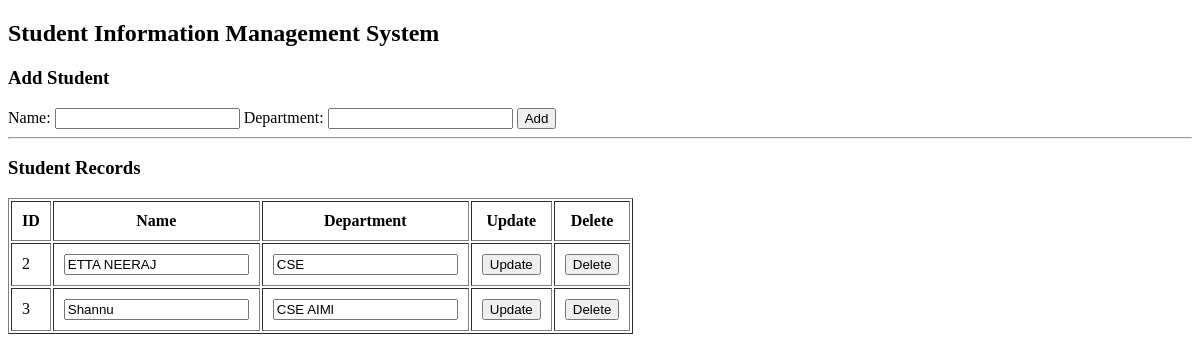
Before: / with the older database file.
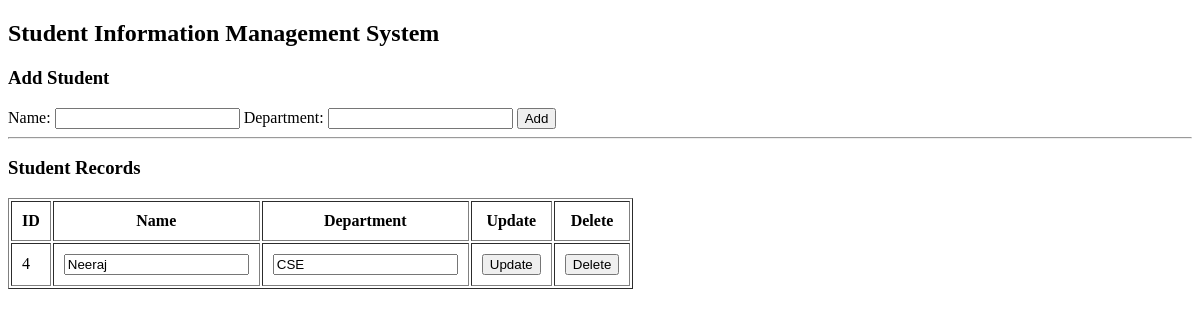
After: the same page with the newer database file.
### tables this page shows
CREATE TABLE students (
            id INTEGER PRIMARY KEY AUTOINCREMENT,
            name TEXT NOT NULL,
            department TEXT NOT NULL
        , email TEXT, password TEXT);

### app.py (the view)
@app.route("/")
def home():
    with connect_db() as con:
        students = con.execute(
            "SELECT * FROM students"
        ).fetchall()
    return render_template("index.html", students=students)

### app.py (called while the page is built)
def connect_db():
    return sqlite3.connect("students.db")

### templates/index.html (shortened to what this page needs)
<!DOCTYPE html>
<html>
<head>   <title>Student Management System</title></head>
<body>
    <h2>Student Information Management System</h2>
    <h3>Add Student</h3>
    <form action="/add" method="POST">
        Name:
        <input type="text" name="name" required>
        Department:
        <input type="text" name="department" required>
        <button type="submit">Add</button>
    </form>
    <hr>
    <h3>Student Records</h3>
    <table border="1" cellpadding="10">
        <tr>
            <th>ID</th>
            <th>Name</th>
            <th>Department</th>
            <th>Update</th>
            <th>Delete</th>
        </tr>
        {% for student in students %}
        <tr>
            <td>{{ student[0] }}</td>
            <td>
                <input form="update-{{ student[0] }}"
                       type="text" name="name"
                       value="{{ student[1] }}" required>
            </td>
            <td>
                <input form="update-{{ student[0] }}"
                       type="text" name="department"
                       value="{{ student[2] }}" required>
            </td>
            <td>
                <button form="update-{{ student[0] }}"
                        type="submit">Update</button>
            </td>
            <td>
                <form action="/delete/{{ student[0] }}"
                      method="POST">
                    <button type="submit">Delete</button>
                </form>
            </td>
        </tr>
        {% endfor %}
    </table>
</body>
</html>

Changed rows visible on the page:
removed students: id "2", name "ETTA NEERAJ", department "CSE"
removed students: id "3", name "Shannu", department "CSE AIMl"
added students: id "4", name "Neeraj", department "CSE"
